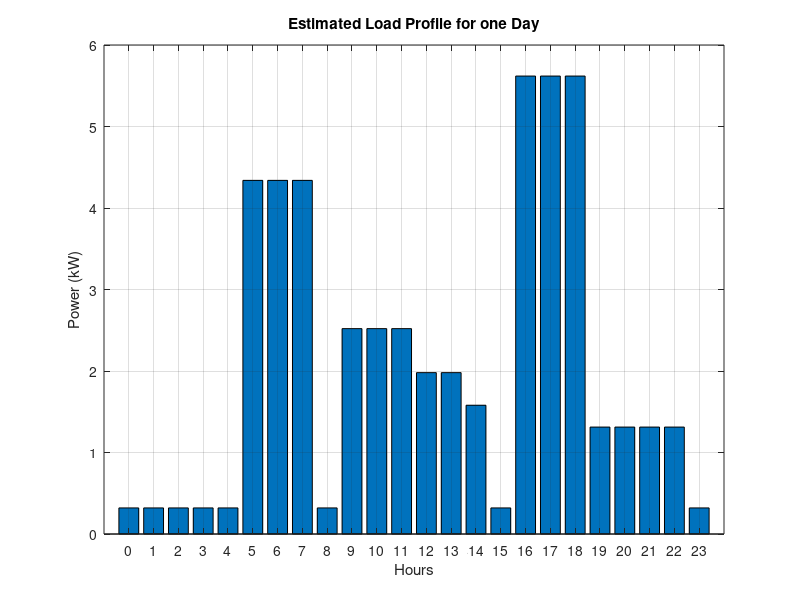

Recreate this plot in MATLAB.
clear;
% This script plots the stimated load profile for ahousehold.
% The power consumed each hours is imported from a text file

% by William Becerra Gonzalez 789146
irradiance = fopen('LoadProfile.txt','r');
A = fscanf(irradiance,'%f');
fclose(irradiance);
A = A/1000; % converting to Kw

x = 1:numel(A);
hours = {'0','1', '2', '3','4','5','6','7','8','9','10','11','12','13','14','15','16','17','18','19','20','21','22','23'};
figure(1)
bar(A)
title('Estimated Load Profile for one Day')
xlabel('Hours')
xticks(x)
xticklabels(hours)
ylabel('Power (kW)')
grid on;